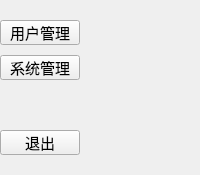
     <widget class="QWidget" name="widget" native="true">
      <layout class="QVBoxLayout" name="verticalLayout_3">
       <property name="spacing">
        <number>10</number>
       </property>
       <property name="leftMargin">
        <number>0</number>
       </property>
       <property name="topMargin">
        <number>20</number>
       </property>
       <property name="rightMargin">
        <number>0</number>
       </property>
       <property name="bottomMargin">
        <number>20</number>
       </property>
       <item>
        <widget class="QPushButton" name="PB91">
         <property name="minimumSize">
          <size>
           <width>80</width>
           <height>25</height>
          </size>
         </property>
         <property name="maximumSize">
          <size>
           <width>80</width>
           <height>25</height>
          </size>
         </property>
         <property name="font">
          <font>
           <pointsize>11</pointsize>
          </font>
         </property>
         <property name="text">
          <string>用户管理</string>
         </property>
        </widget>
       </item>
       <item>
        <widget class="QPushButton" name="PB92">
         <property name="minimumSize">
          <size>
           <width>80</width>
           <height>25</height>
          </size>
         </property>
         <property name="maximumSize">
          <size>
           <width>80</width>
           <height>25</height>
          </size>
         </property>
         <property name="font">
          <font>
           <pointsize>11</pointsize>
          </font>
         </property>
         <property name="text">
          <string>系统管理</string>
         </property>
        </widget>
       </item>
       <item>
        <spacer name="verticalSpacer">
         <property name="orientation">
          <enum>Qt::Vertical</enum>
         </property>
         <property name="sizeHint" stdset="0">
          <size>
           <width>20</width>
           <height>40</height>
          </size>
         </property>
        </spacer>
       </item>
       <item>
        <widget class="QPushButton" name="PB911">
         <property name="minimumSize">
          <size>
           <width>80</width>
           <height>25</height>
          </size>
         </property>
         <property name="maximumSize">
          <size>
           <width>80</width>
           <height>25</height>
          </size>
         </property>
         <property name="font">
          <font>
           <pointsize>11</pointsize>
          </font>
         </property>
         <property name="text">
          <string>退出</string>
         </property>
        </widget>
       </item>
      </layout>
     </widget>
